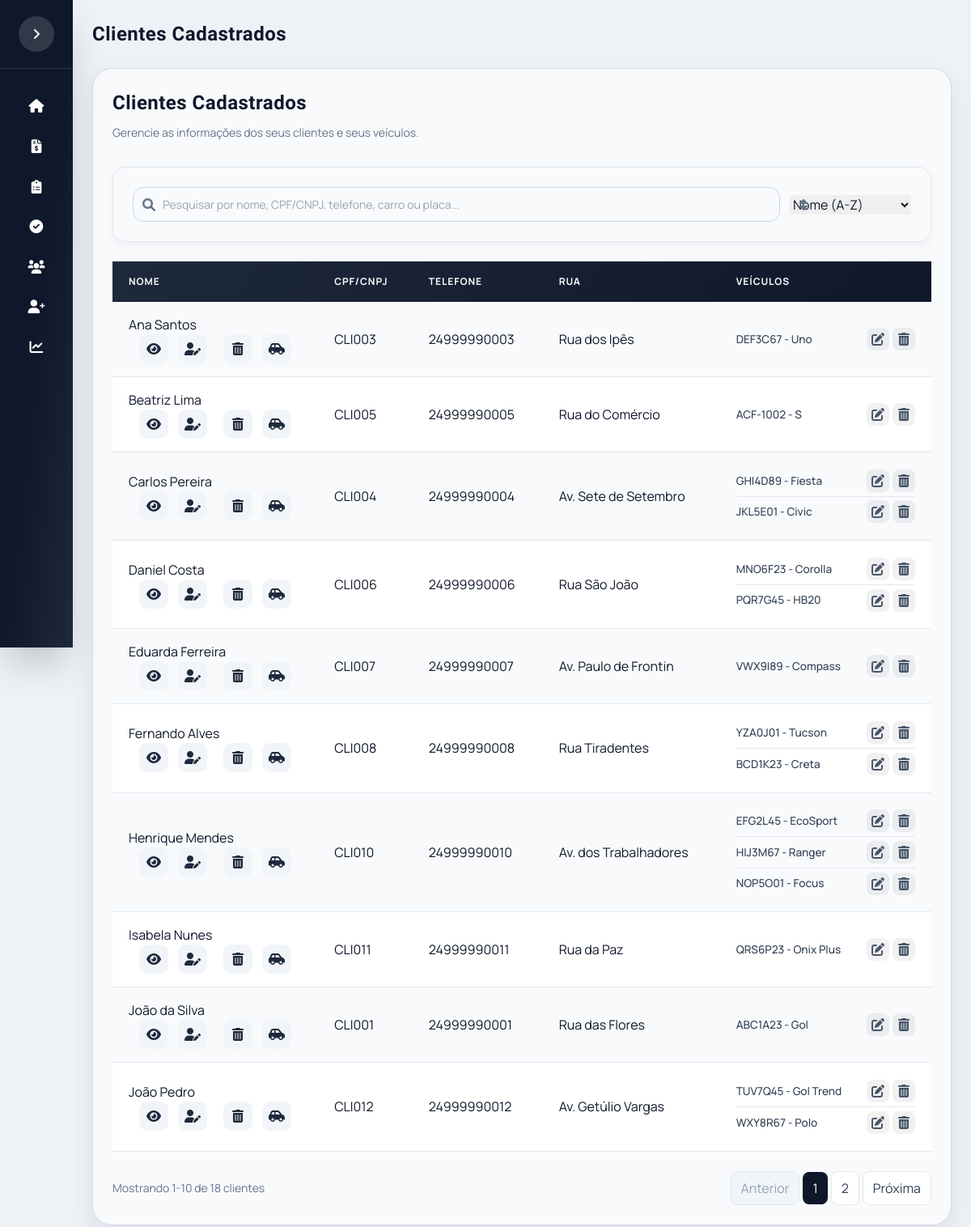
Before: /clientes with the older database file.
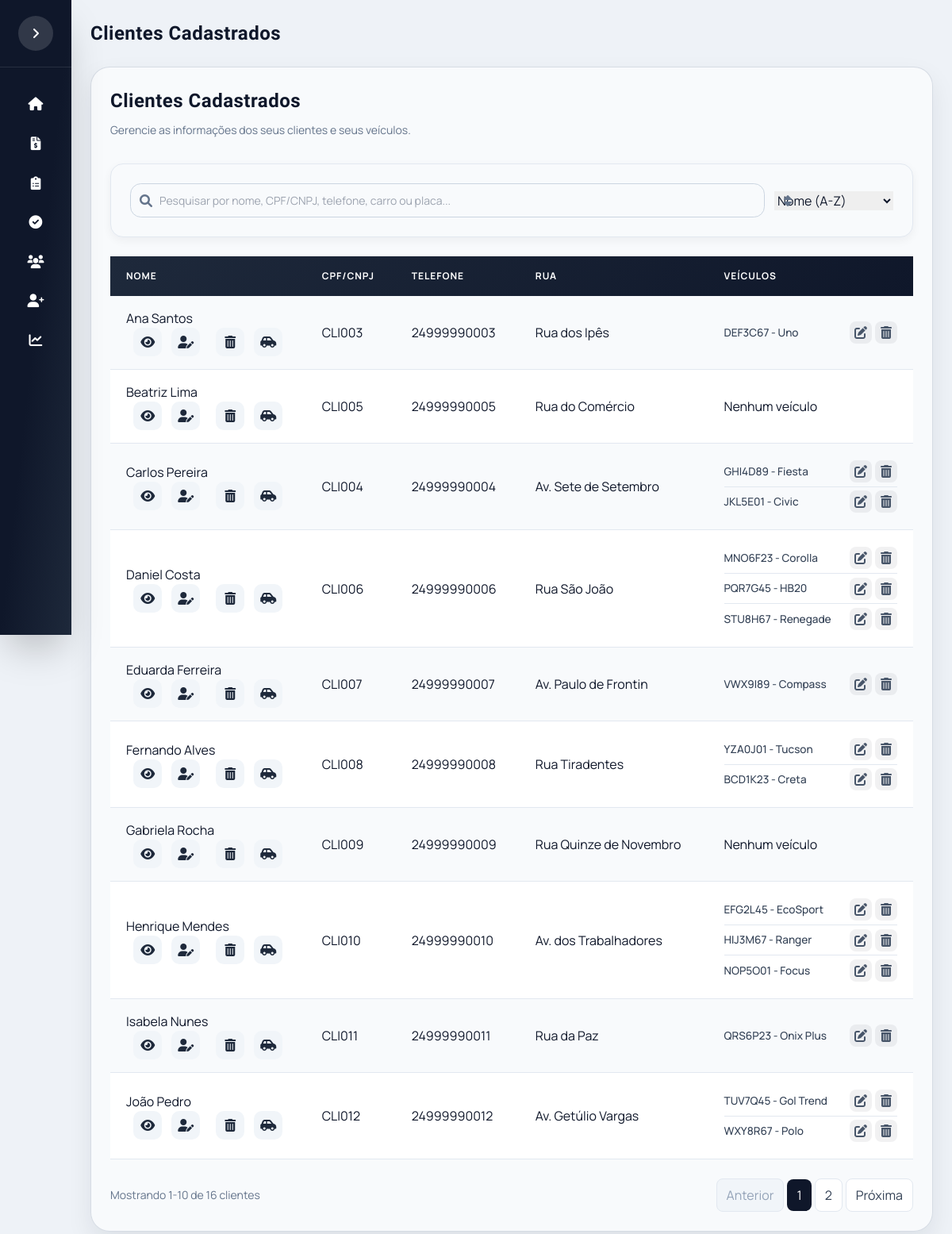
After: the same page with the newer database file.
### app/models.py (models this page shows)
class Cliente(db.Model):
    __tablename__ = "clientes"
    id_cliente = db.Column(db.Integer, primary_key=True, autoincrement=True)
    cod_cliente = db.Column(db.String(20), unique=True, nullable=False)
    nome = db.Column(db.String(120), nullable=False)
    cliente_ativo = db.Column(db.Integer, default=1)
    telefones = db.relationship("TelefoneCliente", backref="cliente", lazy=True, cascade="all, delete-orphan")
    emails = db.relationship("EmailCliente", backref="cliente", lazy=True, cascade="all, delete-orphan")
    enderecos = db.relationship("EnderecoCliente", backref="cliente", lazy=True, cascade="all, delete-orphan")
    veiculos = db.relationship("Veiculo", backref="cliente", lazy=True, cascade="all, delete-orphan")

class TelefoneCliente(db.Model):
    __tablename__ = "telefones_cliente"
    id_telefone = db.Column(db.Integer, primary_key=True, autoincrement=True)
    id_cliente = db.Column(db.Integer, db.ForeignKey("clientes.id_cliente"), nullable=False)
    telefone = db.Column(db.String(20), nullable=False)

class EnderecoCliente(db.Model):
    __tablename__ = "enderecos_cliente"
    id_endereco = db.Column(db.Integer, primary_key=True, autoincrement=True)
    id_cliente = db.Column(db.Integer, db.ForeignKey("clientes.id_cliente"), nullable=False)
    rua = db.Column(db.String(150))
    numero = db.Column(db.String(10))
    bairro = db.Column(db.String(100))
    cidade = db.Column(db.String(100))
    estado = db.Column(db.String(2))
    cep = db.Column(db.String(8))
    complemento = db.Column(db.String(100))

class Veiculo(db.Model):
    __tablename__ = "veiculos"
    id_veiculo = db.Column(db.Integer, primary_key=True, autoincrement=True)
    id_cliente = db.Column(db.Integer, db.ForeignKey("clientes.id_cliente"), nullable=False)
    veiculo_ativo = db.Column(db.Integer, default=1)
    placa = db.Column(db.String(7), unique=True, nullable=False)
    marca = db.Column(db.String(50), nullable=False)
    modelo = db.Column(db.String(80), nullable=False)
    ano = db.Column(db.Integer)
    cor = db.Column(db.String(30))
    orcamentos = db.relationship("Orcamento", backref="veiculo", lazy=True)

### app/routes.py (the view)
@main.route("/clientes")
def listar_clientes():
    page = request.args.get("page", 1, type=int)
    per_page = request.args.get("per_page", 10, type=int)
    per_page = max(1, min(per_page, 10000))
    query = (
        Cliente.query
        .filter(Cliente.cliente_ativo == 1)
        .order_by(Cliente.nome.asc())
    )
    pagination = query.paginate(page=page, per_page=per_page, error_out=False)
    return render_template(
        "lista_clientes.html",
        clientes=pagination.items,
        pagination=pagination
    )

### templates/lista_clientes.html (shortened to what the changed rows need)
{% extends "base.html" %}
{% block content %}
<div class="table-container">
    <div class="screen-header" style="margin-bottom: 2rem;">
        <div>
            <h2 class="screen-title title-font" style="margin-bottom: 0.5rem;">Clientes Cadastrados</h2>
        </div>
    </div>
    <table class="table-clientes">
        <thead>
            <tr>
                <th>Nome</th>
                <th>CPF/CNPJ</th>
                <th>Telefone</th>
                <th>Rua</th>
                <th>Veículos</th>
            </tr>
        </thead>
        <tbody id="tabelaClientesBody">
        {% for cliente in clientes %}
        <tr>
            <td>
                <div class="cliente-header">
                    <div class="cliente-nome">{{ cliente.nome }}</div>
                    <div class="cliente-icons">
                        <a href="{{ url_for('main.perfil_cliente', id_cliente=cliente.id_cliente) }}" class="icon-btn" data-tooltip="Ver perfil">
                            <i class="fas fa-eye"></i>
                        </a>
                        <a href="{{ url_for('main.editar_cliente', id_cliente=cliente.id_cliente) }}" class="icon-btn" data-tooltip="Editar perfil">
                            <i class="fas fa-user-edit"></i>
                        </a>
                        <button type="button" class="icon-btn" data-tooltip="Excluir perfil" onclick="openDeleteModal('cliente', '{{ cliente.nome }}', 'form-delete-cliente-{{ cliente.id_cliente }}');">
                            <i class="fas fa-trash-alt"></i>
                        </button>
                        <a href="{{ url_for('main.novo_veiculo', id_cliente=cliente.id_cliente) }}" class="icon-btn" data-tooltip="Adicionar veículo">
                            <i class="fas fa-car-side"></i>
                        </a>
                    </div>
                </div>
            </td>
            <td>{{ cliente.cod_cliente }}</td>
            <td>
                {{ cliente.telefones[0].telefone if cliente.telefones else "Não cadastrado" }}
            </td>
            <td>
                {{ cliente.enderecos[0].rua if cliente.enderecos else "Não cadastrada" }}
            </td>
            <td>
                {% if cliente.veiculos %}
                <ul class="lista-veiculos">
                    {% for veiculo in cliente.veiculos if veiculo.veiculo_ativo == 1 %}
                    <li class="veiculo-item">
                        <span class="veiculo-info">
                            {{ veiculo.placa.upper() }} - {{ veiculo.modelo }}
                        </span>
                        <div class="veiculo-acoes">
                            <a href="{{ url_for('main.editar_veiculo', id_veiculo=veiculo.id_veiculo) }}" class="icon-btn" data-tooltip="Editar veículo">
                                <i class="fas fa-edit"></i>
                            </a>
                            <button type="button" class="icon-btn" data-tooltip="Excluir veículo" onclick="openDeleteModal('veiculo', '{{ veiculo.placa.upper() }} - {{ veiculo.modelo }}', 'form-delete-veiculo-{{ veiculo.id_veiculo }}');">
                                <i class="fas fa-trash-alt"></i>
                            </button>
                        </div>
                    </li>
                    {% endfor %}
                </ul>
                {% else %}
                Nenhum veículo
                {% endif %}
            </td>
        </tr>
        {% endfor %}
        </tbody>
    </table>
</div>
{% if pagination and pagination.pages > 1 %}
<nav class="mt-6 flex items-center justify-between gap-3 flex-wrap" aria-label="Paginação">
    <div class="text-sm text-slate-500">
        {% set first_item = ((pagination.page - 1) * pagination.per_page) + 1 if pagination.total else 0 %}
        {% set last_item = (pagination.page * pagination.per_page) if (pagination.page * pagination.per_page) < pagination.total else pagination.total %}
        Mostrando {{ first_item }}-{{ last_item }} de {{ pagination.total }} clientes
    </div>
    <div class="flex items-center gap-1 flex-wrap">
        {% if pagination.has_prev %}
            <a class="px-3 py-2 rounded-lg border border-slate-200 bg-white text-slate-700 hover:bg-slate-50"
               href="{{ url_for('main.listar_clientes', page=pagination.prev_num) }}">Anterior</a>
        {% else %}
            <span class="px-3 py-2 rounded-lg border border-slate-200 bg-slate-100 text-slate-400 cursor-not-allowed">Anterior</span>
        {% endif %}
        {% for p in pagination.iter_pages(left_edge=1, right_edge=1, left_current=2, right_current=2) %}
            {% if p %}
                {% if p == pagination.page %}
                    <span class="px-3 py-2 rounded-lg bg-slate-900 text-white">{{ p }}</span>
                {% else %}
                    <a class="px-3 py-2 rounded-lg border border-slate-200 bg-white text-slate-700 hover:bg-slate-50"
                       href="{{ url_for('main.listar_clientes', page=p) }}">{{ p }}</a>
                {% endif %}
            {% else %}
                <span class="px-2 text-slate-400">…</span>
            {% endif %}
        {% endfor %}
        {% if pagination.has_next %}
            <a class="px-3 py-2 rounded-lg border border-slate-200 bg-white text-slate-700 hover:bg-slate-50"
               href="{{ url_for('main.listar_clientes', page=pagination.next_num) }}">Próxima</a>
        {% else %}
            <span class="px-3 py-2 rounded-lg border border-slate-200 bg-slate-100 text-slate-400 cursor-not-allowed">Próxima</span>
        {% endif %}
    </div>
</nav>
{% endif %}
{% endblock %}

Changed rows visible on the page:
removed Veiculo: placa "ACF-1002", modelo "S", shown under Cliente "Beatriz Lima"
no longer on this page (row unchanged): Cliente: nome "João da Silva", cod_cliente "CLI001", telefone "24999990001", rua "Rua das Flores"
no longer on this page (row unchanged): Veiculo: placa "ABC1A23", modelo "Gol", shown under "João da Silva"
shown differently, row unchanged: Cliente "Beatriz Lima": now shows "Nenhum veículo"
changed Cliente "Daniel Costa": gains Veiculo (placa "STU8H67", modelo "Renegade")
now on this page (row edited): Cliente: nome "Gabriela Rocha", cod_cliente "CLI009", telefone "24999990009", rua "Rua Quinze de Novembro", shows "Nenhum veículo"
Other visible differences:
{{ pagination.total }}: "18" → "16"
